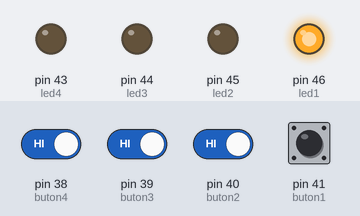
This sketch was run on a simulated Arduino Mega 2560, built with avr-gcc and run on an emulated ATmega2560. Shown: output pins drawn as LEDs (lit = HIGH). Inputs (shaded band) come from the test bench; at power-on: pin 38 (buton4), pin 39 (buton3), pin 40 (buton2), pin 41 (buton1) HIGH.

Above: at 10.9 s.
11.0 s: pin 38 (buton4) driven LOW and pin 39 (buton3) driven LOW
At 16.8 s:
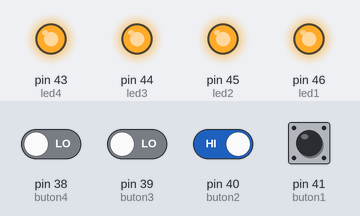
17.0 s: pin 39 (buton3) driven HIGH and pin 40 (buton2) driven LOW
At 21.7 s:
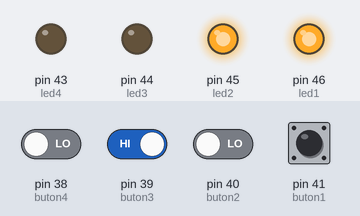
Timing chart, 0 to 29.0 s (numbered marks = the images above; inputs shaded):
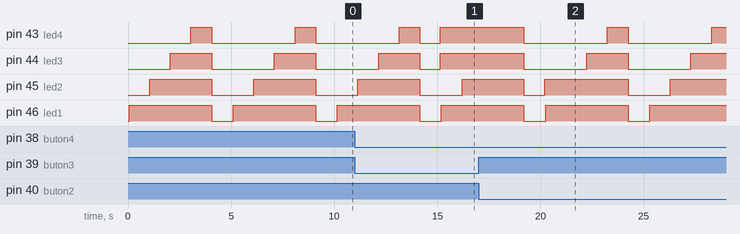

The sketch:

furkan_4572.ino
```cpp
int led1 = 46;
int led2 = 45;
int led3 = 44;
int led4 = 43;

int buton1 = 41;
int buton2 = 40;
int buton3 = 39;
int buton4 = 38;

bool ledState1 = false;
bool ledState2 = false;
bool ledState3 = false;
bool ledState4 = false;

bool prevBtn1 = HIGH;
bool prevBtn2 = HIGH;
bool prevBtn3 = HIGH;
bool prevBtn4 = HIGH;

void setup() {
  // put your setup code here, to run once:
  pinMode(led1, OUTPUT);
  pinMode(led2, OUTPUT);
  pinMode(led3, OUTPUT);
  pinMode(led4, OUTPUT);

  pinMode(buton1, INPUT_PULLUP);
  pinMode(buton2, INPUT_PULLUP);
  pinMode(buton3, INPUT_PULLUP);
  pinMode(buton4, INPUT_PULLUP);

}

void loop() {
  // put your main code here, to run repeatedly:
  bool currentBtn1 = digitalRead(buton1);
  bool currentBtn2 = digitalRead(buton2);
  bool currentBtn3 = digitalRead(buton3);
  bool currentBtn4 = digitalRead(buton4);

  if(prevBtn1 == HIGH && currentBtn1 == LOW) {
    ledState1 = !ledState1;
    digitalWrite(led1, ledState1);
  }

  if(prevBtn2 == HIGH && currentBtn2 == LOW) {
    ledState2 = !ledState2;
    digitalWrite(led2, ledState2);
  }

  if(prevBtn3 == HIGH && currentBtn3 == LOW) {
    ledState3 = !ledState3;
    digitalWrite(led3, ledState3);
  }

  if(prevBtn4 == HIGH && currentBtn4 == LOW) {
    ledState4 = !ledState4;
    digitalWrite(led4, ledState4);
  }

  prevBtn1 = currentBtn1;
  prevBtn2 = currentBtn2;
  prevBtn3 = currentBtn3;
  prevBtn4 = currentBtn4;

  delay(50);


  digitalWrite(led1, HIGH);
  delay(1000);

  digitalWrite(led2, HIGH);
  delay(1000);

  digitalWrite(led3, HIGH);
  delay(1000);

  digitalWrite(led4, HIGH);
  delay(1000);

  digitalWrite(led1, LOW);
  digitalWrite(led2, LOW);
  digitalWrite(led3, LOW);
  digitalWrite(led4, LOW);

  delay(1000);

}


/////////
```

Measured:
- by itself, pin 43 (led4): alternates HIGH for 1.0 s and LOW for 4.1 s
- by itself, pin 44 (led3): alternates HIGH for 2.0 s and LOW for 3.1 s
- by itself, pin 46 (led1): alternates HIGH for 4.0 s and LOW for 1.1 s
